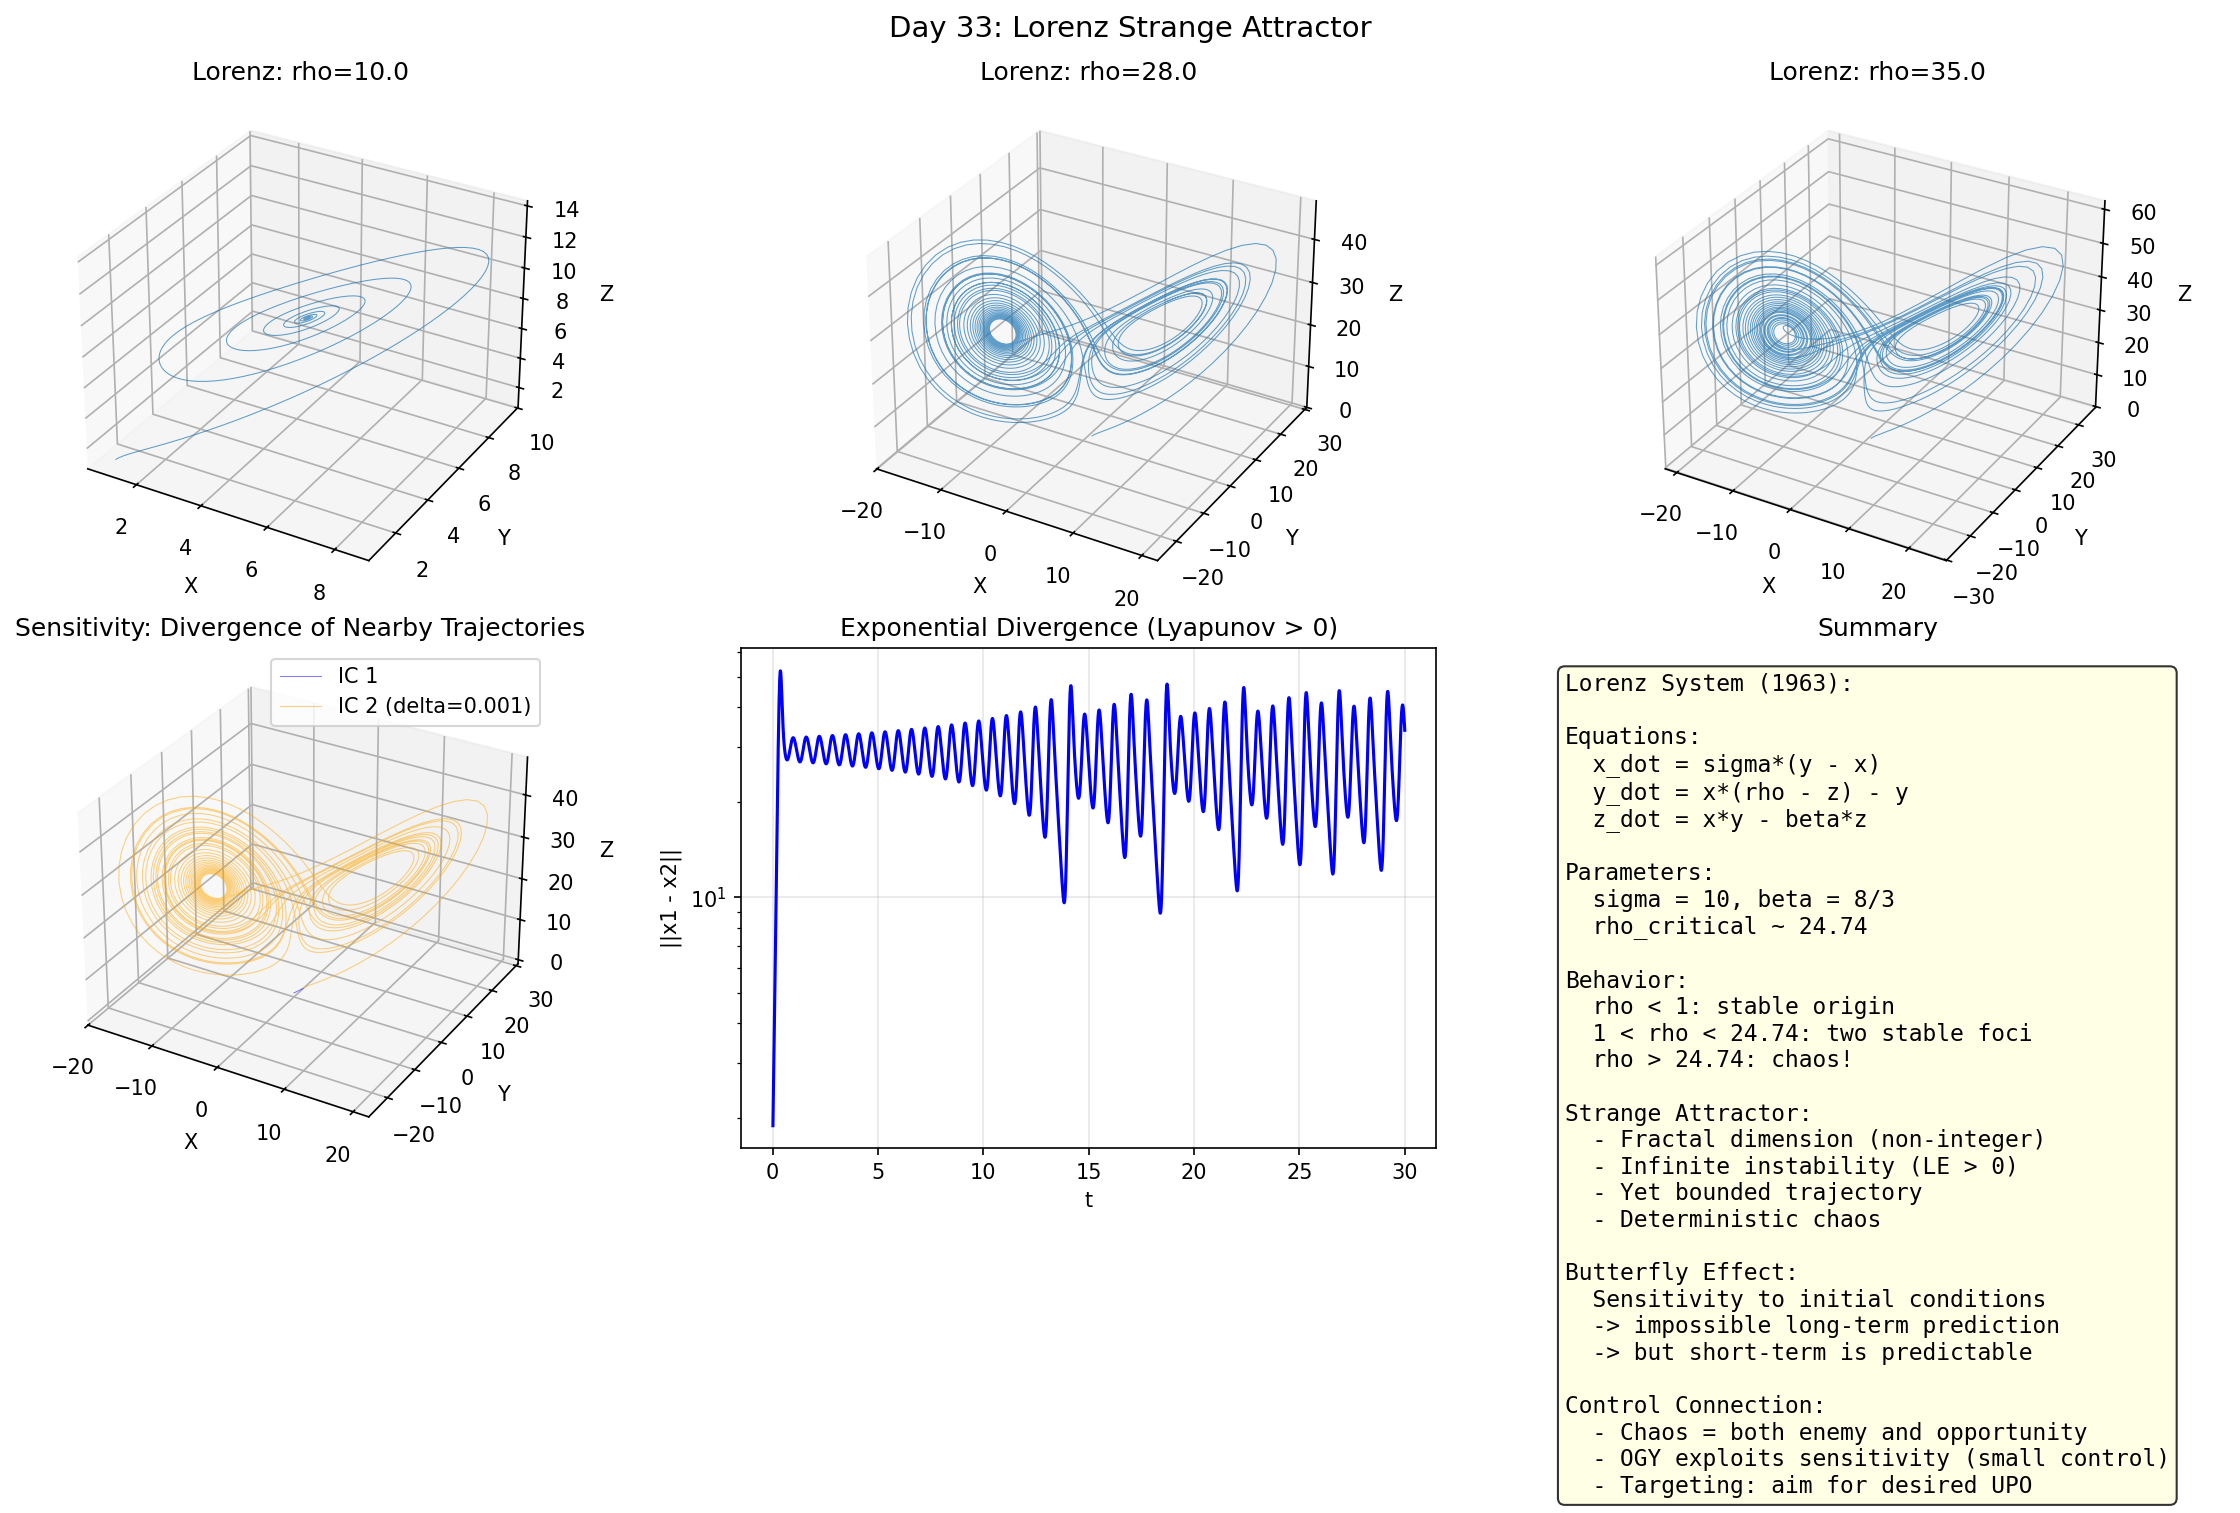

The script that saved this image:
import numpy as np
import matplotlib
matplotlib.use('Agg')
import matplotlib.pyplot as plt

print("Day 33: Lorenz System and Strange Attractors")

fig = plt.figure(figsize=(16, 10))
fig.suptitle('Day 33: Lorenz Strange Attractor', fontsize=14)

# ===== Lorenz Equations =====
# x_dot = sigma*(y - x)
# y_dot = x*(rho - z) - y
# z_dot = x*y - beta*z
sigma = 10.0
beta = 8.0 / 3.0
rho_vals = [10.0, 28.0, 35.0]  # below, at, above critical

def lorenz(x, rho):
    return np.array([sigma*(x[1]-x[0]), x[0]*(rho - x[2]) - x[1], x[0]*x[1] - beta*x[2]])

T = 30.0
dt = 0.01
N = int(T/dt)
t = np.linspace(0, T, N)

for idx, rho in enumerate(rho_vals):
    ax = fig.add_subplot(2, 3, idx+1, projection='3d')
    x0 = [1.0, 1.0, 1.0]
    x_lor = np.zeros((N, 3))
    x_lor[0] = x0
    for i in range(N-1):
        k1 = lorenz(x_lor[i], rho)
        k2 = lorenz(x_lor[i] + k1*dt/2, rho)
        k3 = lorenz(x_lor[i] + k2*dt/2, rho)
        k4 = lorenz(x_lor[i] + k3*dt, rho)
        x_lor[i+1] = x_lor[i] + (k1 + 2*k2 + 2*k3 + k4)/6 * dt

    ax.plot(x_lor[:, 0], x_lor[:, 1], x_lor[:, 2], lw=0.5, alpha=0.7)
    ax.set_xlabel('X')
    ax.set_ylabel('Y')
    ax.set_zlabel('Z')
    ax.set_title(f'Lorenz: rho={rho}')

# ===== Sensitivity to Initial Conditions =====
ax4 = fig.add_subplot(2, 3, 4, projection='3d')
rho = 28.0
x1 = np.zeros((N, 3))
x2 = np.zeros((N, 3))
x1[0] = [1.0, 1.0, 1.0]
x2[0] = [1.001, 1.0, 1.0]  # very small difference

for i in range(N-1):
    for x_cur, x0_use in [(x1[i], x1[i]), (x2[i], x2[i])]:
        k1 = lorenz(x_cur, rho)
        k2 = lorenz(x_cur + k1*dt/2, rho)
        k3 = lorenz(x_cur + k2*dt/2, rho)
        k4 = lorenz(x_cur + k3*dt, rho)
        x_new = x_cur + (k1 + 2*k2 + 2*k3 + k4)/6 * dt
        if x_cur is x1[i]:
            x1[i+1] = x_new
        else:
            x2[i+1] = x_new

d = np.linalg.norm(x1 - x2, axis=1)
ax4.plot(x1[:, 0], x1[:, 1], x1[:, 2], 'b-', lw=0.5, alpha=0.5, label='IC 1')
ax4.plot(x2[:, 0], x2[:, 1], x2[:, 2], 'orange', lw=0.5, alpha=0.5, label='IC 2 (delta=0.001)')
ax4.set_xlabel('X')
ax4.set_ylabel('Y')
ax4.set_zlabel('Z')
ax4.set_title('Sensitivity: Divergence of Nearby Trajectories')
ax4.legend()

# ===== Divergence =====
ax5 = fig.add_subplot(2, 3, 5)
mask = d > 0.01
ax5.semilogy(t[mask], d[mask], 'b-', lw=1.5)
ax5.set_xlabel('t')
ax5.set_ylabel('||x1 - x2||')
ax5.set_title('Exponential Divergence (Lyapunov > 0)')
ax5.grid(True, alpha=0.3)

# ===== Summary =====
ax6 = fig.add_subplot(2, 3, 6)
ax6.axis('off')
ax6.text(0.05, 0.95,
    "Lorenz System (1963):\n\n"
    "Equations:\n"
    "  x_dot = sigma*(y - x)\n"
    "  y_dot = x*(rho - z) - y\n"
    "  z_dot = x*y - beta*z\n\n"
    "Parameters:\n"
    "  sigma = 10, beta = 8/3\n"
    "  rho_critical ~ 24.74\n\n"
    "Behavior:\n"
    "  rho < 1: stable origin\n"
    "  1 < rho < 24.74: two stable foci\n"
    "  rho > 24.74: chaos!\n\n"
    "Strange Attractor:\n"
    "  - Fractal dimension (non-integer)\n"
    "  - Infinite instability (LE > 0)\n"
    "  - Yet bounded trajectory\n"
    "  - Deterministic chaos\n\n"
    "Butterfly Effect:\n"
    "  Sensitivity to initial conditions\n"
    "  -> impossible long-term prediction\n"
    "  -> but short-term is predictable\n\n"
    "Control Connection:\n"
    "  - Chaos = both enemy and opportunity\n"
    "  - OGY exploits sensitivity (small control)\n"
    "  - Targeting: aim for desired UPO",
    transform=ax6.transAxes, va='top', fontsize=11,
    fontfamily='monospace', bbox=dict(boxstyle='round', facecolor='lightyellow', alpha=0.8))
ax6.set_title('Summary')

plt.tight_layout()
plt.savefig('C:/Users/WUccc/.openclaw/workspace/notes/工程控制论/code/day33_lorenz.png', dpi=150, bbox_inches='tight')
print("Figure saved!")
